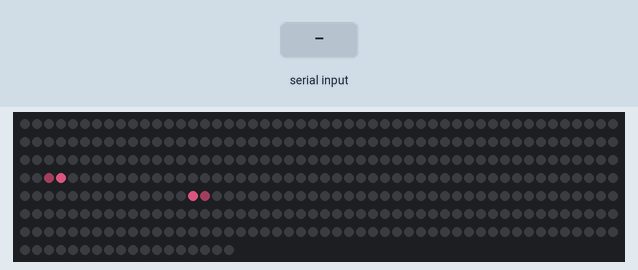
This sketch was run on a simulated Arduino Uno, built with avr-gcc and run on an emulated ATmega328P. On the bench: 368 RGB LEDs in strip order, left to right, continuing on the next row. The test bench sets the inputs (shaded band). Dim RGB values are drawn brighter than linear; colours are those a GRB WS2812 strip shows for the declared byte order; random numbers use the default seed unless the sketch sets one.

Above: at 1.2 s.
1.3 s: "1\n" received over Serial
At 1.9 s:
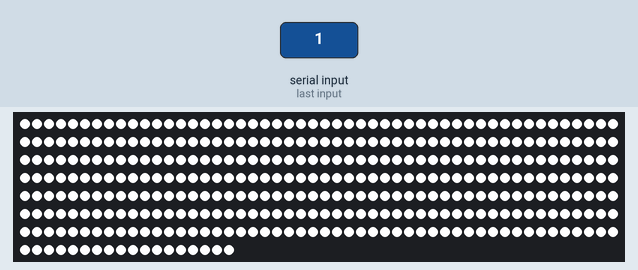
At 7.21 s:
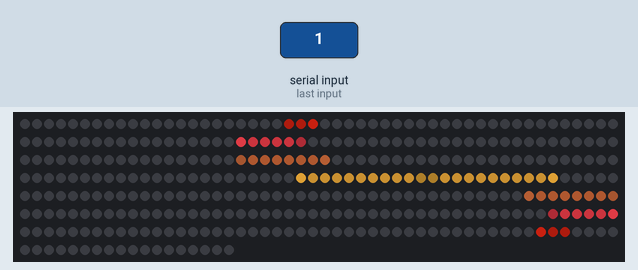

The sketch:

fallingdots.ino
```cpp
#include "FastLED.h"
#include "lib8tion.h"

#define NUM_LEDS 368

DEFINE_GRADIENT_PALETTE( sunset_gp ) {
  0,     255,  0,  0,   //magenta
255,   0,  0,  255 };   //violet

DEFINE_GRADIENT_PALETTE( blob_gp ) {
  0,     0,  0,  64,
  128,     255,  0,  255,
255,   0,  0,  64 };


CRGBArray<NUM_LEDS> leds;
#define PIN 4

char dataString[50] = {0};
int a =0;
float t=0;
float timer = 0;

//CRGBPalette16 myPal = blob_gp;
//CRGBPalette16 myPal = CloudColors_p;
CRGBPalette16 myPal = ForestColors_p;
//CRGBPalette16 myPal = LavaColors_p;
//CRGBPalette16 myPal = Rainbow_gp ;
CRGBSet top(leds(140,220));
CRGBSet side1(leds(0,139));
CRGBSet side2(leds(221,NUM_LEDS-1));

int lengths[10]; // blob lengths
float p[10]; // position of each blob
int colors[10]; // blob colors
float masterLength=1;

void initBlobs()
{
  for (int i=0; i<10; i++)
  {
    removeBlob(i);
  }
}

int findEmptyBlob()
{
  // find first empty blob
  for (int i=0; i<10; i++)
  {
    if (p[i] == -1)
    {
      return i;
    }
  }
  return -1;
}

int addBlob(float len)
{
  int i = findEmptyBlob();
  if (i >= 0)
  {
//    lengths[i] = random(30) + 5;
    lengths[i] = floor(len);
    p[i] = 0;
    colors[i] = random(255);
    return lengths[i];
  }
  else
    return 0;
}

void removeBlob(int i)
{
  p[i] = -1;
  lengths[i] = 0;
}

void updateBlobs(float dt)
{
  masterLength += dt/10;
  timer -= dt;
  if (timer <= 0)
  {
    timer = 20 + addBlob(masterLength);
  }

  for (int i=0; i<10; i++)
  {
    // draw each blob
    if (p[i] >= 0)
    {
      // active blob
      p[i] += dt * 32.0;      // increment position
      int pos = p[i] / 16;
      uint8_t frac = int(p[i]) & 0x0F;
      uint8_t firstpixelbrightness = (frac * 16);
      uint8_t lastpixelbrightness  = 255 - firstpixelbrightness;

      if (pos - lengths[i] >= NUM_LEDS/2)
      {
        removeBlob(i);
      }
      else
      {
        for (int j=0; j<=lengths[i]; j++)
        {
          uint8_t bright;
          int n = pos - j;
          if (n >= 0 && n < NUM_LEDS/2)
          {
            if (j==0)
            {
              bright = firstpixelbrightness;
            } else if (j==lengths[i]) {
              bright = lastpixelbrightness;
            } else {
              bright = 128;
            }
// leds[n] = ColorFromPalette(myPal, j * 255.0 / lengths[i] );
//            leds[NUM_LEDS/2 - n - 1] = ColorFromPalette(myPal, 0);
//            leds[NUM_LEDS/2 + n] = ColorFromPalette(myPal, 0);
            leds[NUM_LEDS/2 - n - 1] = ColorFromPalette(myPal, colors[i], bright);
            leds[NUM_LEDS/2 + n] = ColorFromPalette(myPal, colors[i], bright);
          }
        }
      }
    }
  }
}

void fill_palette_circular(CRGB* L, uint16_t N, uint8_t startIndex,
                           const CRGBPalette16& pal, uint8_t brightness=255, TBlendType blendType=LINEARBLEND,
                           bool reversed=false)
{
    if (N == 0) return;  // avoiding div/0

    const uint16_t colorChange = 65535 / N;              // color change for each LED, * 256 for precision
    uint16_t colorIndex = ((uint16_t) startIndex) << 8;  // offset for color index, with precision (*256)

   for (uint16_t i = 0; i < N; ++i) {
        L[i] = ColorFromPalette(pal, (colorIndex >> 8), brightness, blendType);
        if (reversed) colorIndex -= colorChange;
        else colorIndex += colorChange;
    }
}

void setup()
{
  Serial.begin(9600);              //Starting serial communication
  FastLED.addLeds<WS2813, PIN, RGB>(leds, NUM_LEDS).setCorrection( TypicalLEDStrip );
  fill_solid(leds,leds.size(), CRGB::Black);
  initBlobs();
}

void loop() {
  t = t + 0.2;
  if (t > 255.0) t -= 255.0;

  fill_solid(leds,leds.size(), CRGB(0,0,0));
  updateBlobs(0.3);
  FastLED.show();

  if (Serial.available() > 0) {
    String data = Serial.readStringUntil('\n');
    flashPortal(200);
//    if (data == "forward")
//      meteorRain(0x24,0x32,0xff, 10, 64, true, 2, true);
//    else if (data == "backward")
//      meteorRain(0xFF, 0x63, 0x78, 10, 64, true, 2, false);
  }
  delay(0.1);
}

void setPixel(int Pixel, byte red, byte green, byte blue) {
  if (Pixel >= 0 && Pixel < NUM_LEDS)
  {
    leds[Pixel].r = red;
    leds[Pixel].g = green;
    leds[Pixel].b = blue;
  }
}

void setAll(byte red, byte green, byte blue) {
  for(int i = 0; i < NUM_LEDS; i++ ) {
    setPixel(i, red, green, blue);
  }
   FastLED.show();
}

void flashPortal(int delayTime)
{
  for (int i=0; i<10; i++)
  {
    for (int j=0; j<NUM_LEDS; j++)
    {
      leds[j] += CRGB(32,32,32);
    }
    FastLED.show();
  }
  delay(delayTime);
  for (int i=0; i<25; i++)
  {
    leds.fadeToBlackBy(10);
    FastLED.show();
  }
}

void triggerPortal(int size)
{
  CRGB restoreColor = leds[0];
  int mid = NUM_LEDS/2; // = 184 because 368 pixels

  for (int i=0; i < mid+size; i++)
  {
    int posL = mid - i - 1;
    int posR = mid + i;
    setPixel(posL, 0, 0, 0);
    setPixel(posR, 0, 0, 0);
    if (posL + size < mid)
    {
      leds[posL + size] = restoreColor;
    }
    if (posR - size >= mid)
    {
      leds[posR - size] = restoreColor;
    }
    FastLED.show();
  }
}

void meteorRain(byte red, byte green, byte blue, byte meteorSize, byte meteorTrailDecay, boolean meteorRandomDecay, int SpeedDelay, boolean forward) {
  setAll(0,0,0);

  if (forward)
  {
    for(int i = 0; i < NUM_LEDS+NUM_LEDS; i++) {


      // fade brightness all LEDs one step
      for(int j=0; j<NUM_LEDS; j++) {
        if( (!meteorRandomDecay) || (random(10)>5) ) {
          fadeToBlack(j, meteorTrailDecay );
        }
      }

      // draw meteor
      for(int j = 0; j < meteorSize; j++) {
        if( ( i-j <NUM_LEDS) && (i-j>=0) ) {
          setPixel(i-j, red, green, blue);
        }
      }

      FastLED.show();
      delay(SpeedDelay);
    }
  }
  else
  {
    for(int i = NUM_LEDS-1; i > -NUM_LEDS; i--) {


      // fade brightness all LEDs one step
      for(int j=0; j<NUM_LEDS; j++) {
        if( (!meteorRandomDecay) || (random(10)>5) ) {
          fadeToBlack(j, meteorTrailDecay );
        }
      }

      // draw meteor
      for(int j = 0; j < meteorSize; j++) {
        if( ( i+j < NUM_LEDS) && (i+j>=0) ) {
          setPixel(i+j, red, green, blue);
        }
      }

      FastLED.show();
      delay(SpeedDelay);
    }
  }
}

void fadeToBlack(int ledNo, byte fadeValue) {
   leds[ledNo].fadeToBlackBy( fadeValue );
}
```
